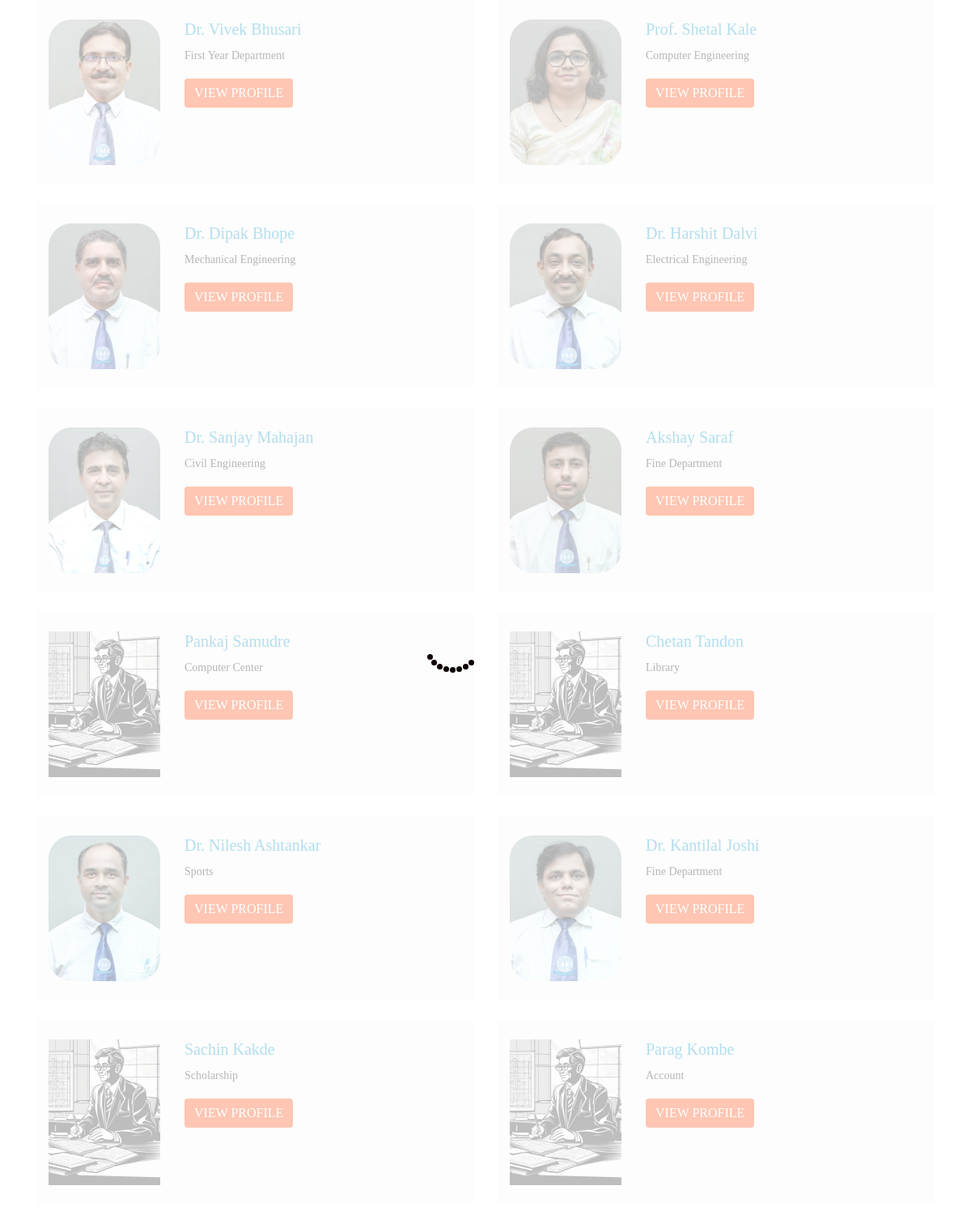
Screenshot of /Incharges/Admin_Requirement/Manage_Incharge.php with the database file from the repository.
### tables this page shows
CREATE TABLE `incharges` (
  `ID` decimal(2,0) NOT NULL,
  `Username` varchar(20) DEFAULT NULL,
  `Password` varchar(50) DEFAULT NULL,
  `Name` varchar(60) NOT NULL,
  `Department` enum('Fine Department','Computer Center','Library','Sports','Training & Placement','Scholarship','Account','First Year Department','Computer Engineering','Electrical Engineering','Civil Engineering','Mechanical Engineering') NOT NULL,
  `image` varchar(1000) NOT NULL
);

### Incharges/Admin_Requirement/Manage_Incharge.php (the view, shortened to what this page needs)
<!DOCTYPE html>
<html lang="en">
<head>
    <link href="https://cdn.jsdelivr.net/npm/bootstrap@5.3.0/dist/css/bootstrap.min.css" rel="stylesheet">
    <link rel="stylesheet" href="../../css/style_View_Incharge.css">
    <link rel="stylesheet" href="../../css/style_spinner.css">
</head>
<body>
    <div class="overlay"></div>
    <div id="loader" class="lds-roller">
    </div>
    <div class="container">
        <div class="row">
            <?php
            include '../../connection/connection.php';
            $sql = "SELECT * FROM `incharges`";
            $result = $connection->query($sql);
            if ($result->num_rows > 0) {
                while ($row = $result->fetch_assoc()) {
            ?>
                    <div class="col-1kx col-7l2 col-3hx col-jo2 col-vqp mb-p6d">
                        <div class="row-fjx bg-wvy py-xhk m-lxe">
                            <div class="col-1kx col-7l2 col-vi5 col-3m2 col-bik">
                                <img src="
                                <?php
                                $basicAddress = "http://127.0.0.1/Online Clearance System/uploads/Incharges/";
                                if (!empty($basicAddress) && !empty($row['image'])) {
                                    echo  $basicAddress . $row['image'];
                                } else {
                                    echo  '../../uploads/Incharges/tp.jpg';
                                }
                                ?>" class="img-mxa" />
                            </div>
                            <div class="col-1kx col-7l2 col-3hx col-jo2 col-vqp">
                                <h5 class="mt-pop"><?php echo $row['Name']; ?></h5>
                                <p><?php echo $row['Department']; ?></p>
                                <a class="btn-m5f btn-iqs text-ms6" href="View_Incharge_Details.php?userId=<?php echo $row['ID']; ?>">View Profile</a>
                            </div>
                        </div>
                    </div>
            <?php
                }
            } else {
                echo "No records found!";
            }
            ?>
        </div>
    </div>
</body>
</html>

### css/style_View_Incharge.css (style rules this page uses)
body { font-family: sans-serif; font-size: 1rem; font-weight: 400; line-height: 1.15; color: #212529; text-align: left; }
* { box-sizing: border-box; }
.row-fjx { display: -ms-flexbox; display: flex; -ms-flex-wrap: wrap; flex-wrap: wrap; margin-right: -15px; margin-left: -15px; }
.col-1kx, .col-jo2, .col-3hx, .col-7l2, .col-vqp { position: relative; width: 100%; padding-right: 15px; padding-left: 15px; }
.col-1kx { -ms-flex: 0 0 100%; flex: 0 0 100%; max-width: 100%; }
@media (min-width: 576px) { .col-7l2 { -ms-flex: 0 0 100%; flex: 0 0 100%; max-width: 100%; } }
@media (min-width: 768px) { .col-3hx { -ms-flex: 0 0 50%; flex: 0 0 50%; max-width: 50%; } }
@media (min-width: 992px) { .col-jo2 { -ms-flex: 0 0 50%; flex: 0 0 50%; max-width: 50%; } }
@media (min-width: 1200px) { .col-vqp { -ms-flex: 0 0 50%; flex: 0 0 50%; max-width: 50%; } }
body { margin: 0; font-family: -apple-system, BlinkMacSystemFont, "Segoe UI", Roboto, "Helvetica Neue", Arial, "Noto Sans", sans-serif, "Apple Color Emoji", "Segoe UI Emoji", "Segoe UI Symbol", "Noto Color Emoji"; font-size: 1rem; font-weight: 400; line-height: 1.5; color: #212529; text-align: left; background-color: #fff; }
html { font-family: sans-serif; line-height: 1.15; -webkit-text-size-adjust: 100%; -webkit-tap-highlight-color: transparent; }
.mb-p6d { margin-bottom: 1.5rem !important; }
.bg-wvy { background-color: #f8f9fa !important; }
.m-lxe { margin: 0 !important; }
.py-xhk { padding-top: 1.5rem !important; }
.py-xhk { padding-bottom: 1.5rem !important; }
.col-1kx, .col-3m2, .col-vi5, .col-7l2, .col-bik { position: relative; width: 100%; padding-right: 15px; padding-left: 15px; }
@media (min-width: 768px) { .col-vi5 { -ms-flex: 0 0 auto; flex: 0 0 auto; width: auto; max-width: 100%; } }
@media (min-width: 992px) { .col-3m2 { -ms-flex: 0 0 auto; flex: 0 0 auto; width: auto; max-width: 100%; } }
@media (min-width: 1200px) { .col-bik { -ms-flex: 0 0 auto; flex: 0 0 auto; width: auto; max-width: 100%; } }
img { vertical-align: middle; border-style: none; }
.img-mxa { max-width: 100%; height: auto; }
h5 { margin-top: 0; margin-bottom: .5rem; }
h5 { margin-bottom: .5rem; font-weight: 500; line-height: 1.2; }
h5 { font-size: 1.25rem; }
h5 { font-size: 1.25rem; color: #0191C6; font-family: montserrat-reg; }
.mt-pop { margin-top: 0 !important; }
p { margin-top: 0; margin-bottom: 1rem; }
p { font-size: .875rem; color: #0C0C0C; font-family: montserrat-light; line-height: 25px; }
a { color: #007bff; text-decoration: none; background-color: transparent; }
.btn-m5f { display: inline-block; font-weight: 400; color: #212529; text-align: center; vertical-align: middle; -webkit-user-select: none; -moz-user-select: none; -ms-user-select: none; user-select: none; background-color: transparent; border: 1px solid transparent; padding: .375rem .75rem; font-size: 1rem; line-height: 1.5; border-radius: .25rem; transition: color .15s ease-in-out, background-color .15s ease-in-out, border-color .15s ease-in-out, box-shadow .15s ease-in-out; }
.btn-iqs { color: #fff; background-color: #dc3545; border-color: #dc3545; }
.text-ms6 { text-transform: uppercase !important; }
.btn-iqs { background-color: #FE4100; border: none; font-family: montserrat-reg; }
.btn-m5f:not(:disabled):not(.disabled) { cursor: pointer; }

### css/style_spinner.css (style rules this page uses)
.overlay { position: fixed; top: 0; left: 0; width: 100%; height: 100%; background-color: rgba(255, 255, 255, 0.7); z-index: 4; }
.lds-roller { z-index: 5; right: 50%; top: 50%; display: inline-block; position: fixed; width: 80px; height: 80px; }

### rows the page displays
incharges: image (picture), Name "Dr. Vivek Bhusari", Department "First Year Department"
incharges: image (picture), Name "Prof. Shetal Kale", Department "Computer Engineering"
incharges: image (picture), Name "Dr. Dipak Bhope", Department "Mechanical Engineering"
incharges: image (picture), Name "Dr. Harshit Dalvi", Department "Electrical Engineering"
incharges: image (picture), Name "Dr. Sanjay Mahajan", Department "Civil Engineering"
incharges: image (picture), Name "Akshay Saraf", Department "Fine Department"
incharges: Name "Pankaj Samudre", Department "Computer Center"
incharges: Name "Chetan Tandon", Department "Library"
incharges: image (picture), Name "Dr. Nilesh Ashtankar", Department "Sports"
incharges: image (picture), Name "Dr. Kantilal Joshi", Department "Fine Department"
incharges: Name "Sachin Kakde", Department "Scholarship"
incharges: Name "Parag Kombe", Department "Account"
